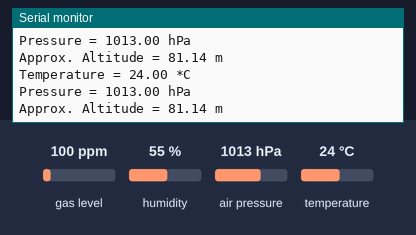
Bench run of a sketch on a simulated Arduino Uno, built with avr-gcc and run on an emulated ATmega328P. Parts: the last lines printed to the serial monitor. Inputs (shaded band) come from the test bench; at power-on: air pressure 1013 hPa, temperature 24 °C, gas level 100 ppm, humidity 55 %.

Above: at 1.2 s.
1.3 s: air pressure set to 952 hPa
At 1.58 s:
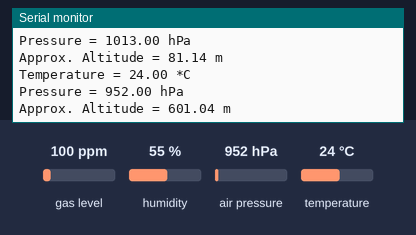
5.8 s: temperature set to 12 °C
At 6.13 s:
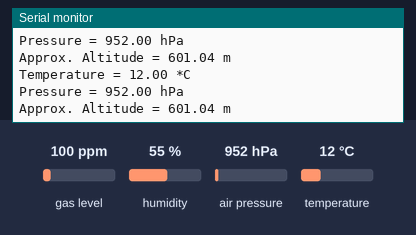

Measured:
- after the input at 1.3 s, the serial monitor: prints a new line after 0.13 s (image 1)
- after the input at 5.8 s, the serial monitor: prints a new line after 0.18 s (image 2)

The sketch:

Bmp388Test.ino
```cpp
#include <Wire.h>
#include <Adafruit_BMP3XX.h>
#include <Adafruit_Sensor.h>

#define SEALEVELPRESSURE_HPA (1022.8) // Sea level pressure in SLC

Adafruit_BMP3XX bmp; // I2C mode

void setup() {
  Serial.begin(115200);
  while (!Serial);
  Serial.println("BMP388 I²C Test");

  // Default I²C address is 0x77 (or 0x76 if SDO is tied to GND)
  if (!bmp.begin_I2C()) {
    Serial.println("Could not find a valid BMP388 sensor, check wiring!");
    while (1);
  }

  // Set up oversampling and filter initialization
  bmp.setTemperatureOversampling(BMP3_OVERSAMPLING_8X);
  bmp.setPressureOversampling(BMP3_OVERSAMPLING_4X);
  bmp.setIIRFilterCoeff(BMP3_IIR_FILTER_COEFF_3);
  bmp.setOutputDataRate(BMP3_ODR_50_HZ);
}

void loop() {
  if (!bmp.performReading()) {
    Serial.println("Failed to perform reading :(");
    return;
  }

  Serial.print("Temperature = ");
  Serial.print(bmp.temperature);
  Serial.println(" *C");

  Serial.print("Pressure = ");
  Serial.print(bmp.pressure / 100.0);
  Serial.println(" hPa");

  Serial.print("Approx. Altitude = ");
  Serial.print(bmp.readAltitude(SEALEVELPRESSURE_HPA));
  Serial.println(" m");

  Serial.println();
  delay(25);
}
```
